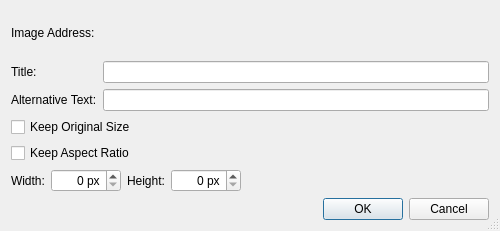
<?xml version="1.0" encoding="UTF-8"?>
<ui version="4.0">
 <class>ImageMarkupDialog</class>
 <widget class="QDialog" name="ImageMarkupDialog">
  <property name="geometry">
   <rect>
    <x>0</x>
    <y>0</y>
    <width>500</width>
    <height>231</height>
   </rect>
  </property>
  <property name="windowTitle">
   <string>Add Image</string>
  </property>
  <property name="sizeGripEnabled">
   <bool>true</bool>
  </property>
  <layout class="QVBoxLayout" name="verticalLayout">
   <item>
    <layout class="QGridLayout" name="gridLayout">
     <item row="0" column="0">
      <widget class="QLabel" name="label">
       <property name="text">
        <string>Image Address:</string>
       </property>
      </widget>
     </item>
     <item row="0" column="1">
      <widget class="EricPathPicker" name="imagePicker" native="true">
       <property name="sizePolicy">
        <sizepolicy hsizetype="Expanding" vsizetype="Preferred">
         <horstretch>0</horstretch>
         <verstretch>0</verstretch>
        </sizepolicy>
       </property>
       <property name="focusPolicy">
        <enum>Qt::StrongFocus</enum>
       </property>
       <property name="toolTip">
        <string>Enter the image path or URL</string>
       </property>
      </widget>
     </item>
     <item row="1" column="0">
      <widget class="QLabel" name="label_5">
       <property name="text">
        <string>Title:</string>
       </property>
      </widget>
     </item>
     <item row="1" column="1">
      <widget class="QLineEdit" name="titleEdit"/>
     </item>
     <item row="2" column="0">
      <widget class="QLabel" name="label_4">
       <property name="text">
        <string>Alternative Text:</string>
       </property>
      </widget>
     </item>
     <item row="2" column="1">
      <widget class="QLineEdit" name="altTextEdit"/>
     </item>
    </layout>
   </item>
   <item>
    <widget class="QCheckBox" name="sizeCheckBox">
     <property name="toolTip">
      <string/>
     </property>
     <property name="text">
      <string>Keep Original Size</string>
     </property>
    </widget>
   </item>
   <item>
    <widget class="QCheckBox" name="aspectRatioCheckBox">
     <property name="text">
      <string>Keep Aspect Ratio</string>
     </property>
    </widget>
   </item>
   <item>
    <layout class="QHBoxLayout" name="horizontalLayout_3">
     <item>
      <widget class="QLabel" name="label_2">
       <property name="text">
        <string>Width:</string>
       </property>
      </widget>
     </item>
     <item>
      <widget class="QSpinBox" name="widthSpinBox">
       <property name="alignment">
        <set>Qt::AlignRight|Qt::AlignTrailing|Qt::AlignVCenter</set>
       </property>
       <property name="suffix">
        <string> px</string>
       </property>
       <property name="maximum">
        <number>9999</number>
       </property>
      </widget>
     </item>
     <item>
      <widget class="QLabel" name="label_3">
       <property name="text">
        <string>Height:</string>
       </property>
      </widget>
     </item>
     <item>
      <widget class="QSpinBox" name="heightSpinBox">
       <property name="alignment">
        <set>Qt::AlignRight|Qt::AlignTrailing|Qt::AlignVCenter</set>
       </property>
       <property name="suffix">
        <string> px</string>
       </property>
       <property name="maximum">
        <number>9999</number>
       </property>
      </widget>
     </item>
     <item>
      <spacer name="horizontalSpacer">
       <property name="orientation">
        <enum>Qt::Horizontal</enum>
       </property>
       <property name="sizeHint" stdset="0">
        <size>
         <width>40</width>
         <height>20</height>
        </size>
       </property>
      </spacer>
     </item>
    </layout>
   </item>
   <item>
    <widget class="QDialogButtonBox" name="buttonBox">
     <property name="orientation">
      <enum>Qt::Horizontal</enum>
     </property>
     <property name="standardButtons">
      <set>QDialogButtonBox::Cancel|QDialogButtonBox::Ok</set>
     </property>
    </widget>
   </item>
  </layout>
 </widget>
 <customwidgets>
  <customwidget>
   <class>EricPathPicker</class>
   <extends>QWidget</extends>
   <header>EricWidgets/EricPathPicker.h</header>
   <container>1</container>
  </customwidget>
 </customwidgets>
 <tabstops>
  <tabstop>imagePicker</tabstop>
  <tabstop>titleEdit</tabstop>
  <tabstop>altTextEdit</tabstop>
  <tabstop>sizeCheckBox</tabstop>
  <tabstop>aspectRatioCheckBox</tabstop>
  <tabstop>widthSpinBox</tabstop>
  <tabstop>heightSpinBox</tabstop>
 </tabstops>
 <resources/>
 <connections>
  <connection>
   <sender>buttonBox</sender>
   <signal>accepted()</signal>
   <receiver>ImageMarkupDialog</receiver>
   <slot>accept()</slot>
   <hints>
    <hint type="sourcelabel">
     <x>228</x>
     <y>179</y>
    </hint>
    <hint type="destinationlabel">
     <x>157</x>
     <y>200</y>
    </hint>
   </hints>
  </connection>
  <connection>
   <sender>buttonBox</sender>
   <signal>rejected()</signal>
   <receiver>ImageMarkupDialog</receiver>
   <slot>reject()</slot>
   <hints>
    <hint type="sourcelabel">
     <x>296</x>
     <y>185</y>
    </hint>
    <hint type="destinationlabel">
     <x>286</x>
     <y>200</y>
    </hint>
   </hints>
  </connection>
  <connection>
   <sender>sizeCheckBox</sender>
   <signal>toggled(bool)</signal>
   <receiver>aspectRatioCheckBox</receiver>
   <slot>setDisabled(bool)</slot>
   <hints>
    <hint type="sourcelabel">
     <x>62</x>
     <y>51</y>
    </hint>
    <hint type="destinationlabel">
     <x>63</x>
     <y>76</y>
    </hint>
   </hints>
  </connection>
  <connection>
   <sender>sizeCheckBox</sender>
   <signal>toggled(bool)</signal>
   <receiver>widthSpinBox</receiver>
   <slot>setDisabled(bool)</slot>
   <hints>
    <hint type="sourcelabel">
     <x>108</x>
     <y>51</y>
    </hint>
    <hint type="destinationlabel">
     <x>105</x>
     <y>103</y>
    </hint>
   </hints>
  </connection>
  <connection>
   <sender>sizeCheckBox</sender>
   <signal>toggled(bool)</signal>
   <receiver>heightSpinBox</receiver>
   <slot>setDisabled(bool)</slot>
   <hints>
    <hint type="sourcelabel">
     <x>221</x>
     <y>53</y>
    </hint>
    <hint type="destinationlabel">
     <x>223</x>
     <y>103</y>
    </hint>
   </hints>
  </connection>
 </connections>
</ui>
